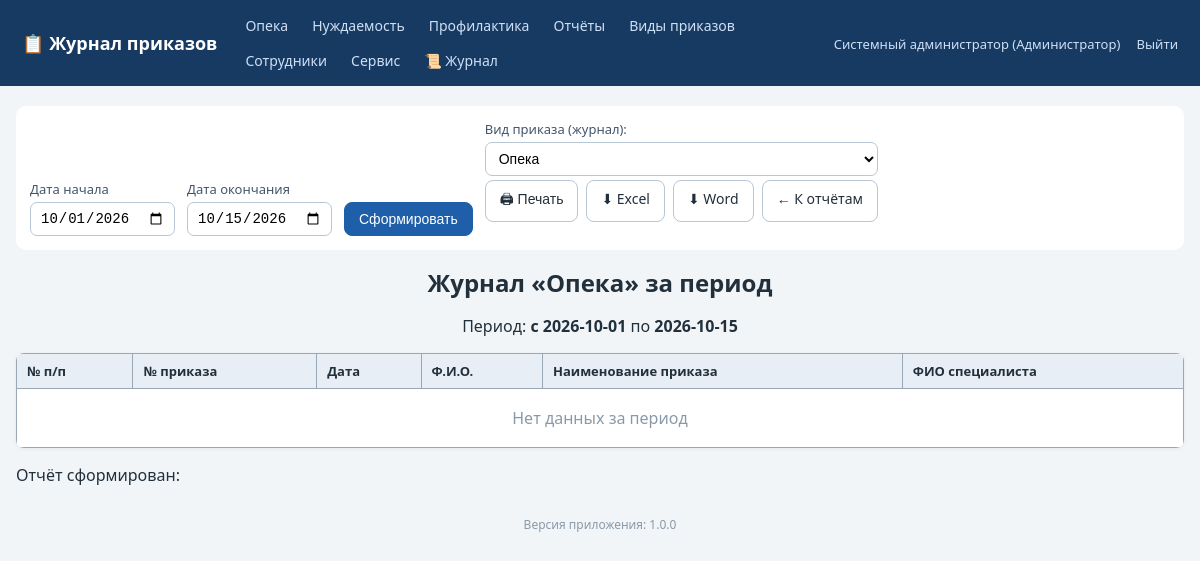
Before: /reports/journal_print (signed in) with the older database file.
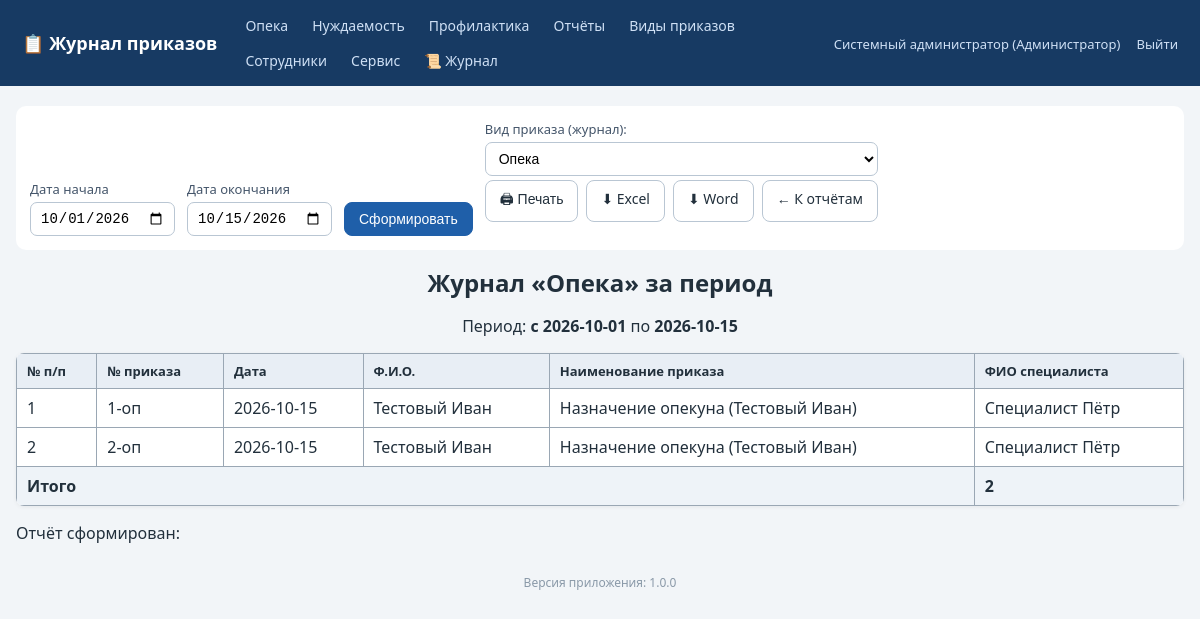
After: the same page with the newer database file.
### tables this page shows
CREATE TABLE employees (
    id INTEGER PRIMARY KEY AUTOINCREMENT,
    full_name TEXT NOT NULL,
    position TEXT NOT NULL DEFAULT '',
    login TEXT UNIQUE,
    password_hash TEXT,
    role_id INTEGER REFERENCES roles(id)
);

CREATE TABLE roles (
    id INTEGER PRIMARY KEY AUTOINCREMENT,
    name TEXT UNIQUE NOT NULL
);

CREATE TABLE orders (
    id INTEGER PRIMARY KEY AUTOINCREMENT,
    journal TEXT NOT NULL,           -- opeka / nuzhdaemost / profilaktika
    order_number TEXT NOT NULL,      -- номер приказа, напр. "12-оп"
    order_date TEXT NOT NULL,        -- ГГГГ-ММ-ДД
    order_type_id INTEGER REFERENCES order_types(id),
    person_fio TEXT NOT NULL DEFAULT '',   -- ФИО в отношении кого
    specialist_fio TEXT NOT NULL DEFAULT '', -- ФИО специалиста
    scan_path TEXT,
    created_at TEXT DEFAULT CURRENT_TIMESTAMP
);

### app.py (the view)
@app.route('/reports/journal_print')
def report_journal_print():
    user = current_user()
    if not user or user['role_name'] not in ('Администратор', 'Куратор'):
        abort(403)
    journal = request.args.get('journal', 'opeka')
    if journal not in JOURNAL_TYPES:
        abort(404)
    d1, d2 = _report_period()
    rows = _query_report_rows(d1, d2, journal=journal)
    title = f'Журнал «{JOURNAL_TITLES[journal]}» за период'
    data = []
    for i, r in enumerate(rows, 1):
        name = r['type_name'] or ''
        disp_name = (f'{name} ({r["person_fio"]})' if journal == 'opeka' else name)
        data.append((i, r['order_number'], r['order_date'], r['person_fio'],
                     disp_name, r['specialist_fio']))
    headers = ('№ п/п', '№ приказа', 'Дата', 'Ф.И.О.', 'Наименование приказа', 'ФИО специалиста')
    fmt = request.args.get('fmt')
    if fmt == 'xlsx':
        return _export_xlsx_table(d1, d2, headers, data, title)
    if fmt == 'docx':
        return _export_docx_table(d1, d2, headers, data, title)
    return render_template('report_table.html', title=title, d1=d1, d2=d2,
                           headers=headers, rows=data, total=len(data),
                           base_url=url_for('report_journal_print'),
                           extra_args={'journal': journal})

### app.py (called while the page is built)
@app.after_request
def log_request(response):
    try:
        uid = session.get('user_id')
        status = response.status_code
        lvl = logging.WARNING if status >= 400 else logging.INFO
        log.log(lvl, f'[HTTP] {request.method} {request.path} -> {status} '
                     f'(IP: {request.remote_addr}, user_id: {uid or "-"})')
        if status == 403:
            audit('ОТКАЗ В ДОСТУПЕ (403)', f'{request.method} {request.path}')
        if (request.endpoint == 'login' and request.method == 'POST'
                and status == 200):
            log.warning(f'[БЕЗОПАСНОСТЬ] Неудачная попытка входа: логин '
                        f"'{request.form.get('login','')}' от IP "
                        f"{request.remote_addr}")
    except Exception:
        pass
    return response

def get_db():
    conn = sqlite3.connect(DB_PATH)
    conn.row_factory = sqlite3.Row
    conn.execute('PRAGMA foreign_keys = ON')
    return conn

def current_user():
    uid = session.get('user_id')
    if not uid:
        return None
    conn = get_db()
    u = conn.execute('SELECT e.*, r.name AS role_name FROM employees e '
                     'LEFT JOIN roles r ON r.id=e.role_id WHERE e.id=?', (uid,)).fetchone()
    conn.close()
    return u

def can_access_journal(user, journal):
    if not user:
        return False
    if user['role_name'] == 'Администратор':
        return True
    return user['role_name'] in ROLE_ACCESS[journal]

@app.before_request
def _guard():
    open_exceptions = ('login', 'logout', 'static')
    if request.endpoint in open_exceptions:
        return
    if not session.get('user_id'):
        return redirect(url_for('login'))

@app.context_processor
def inject_globals():
    user = current_user()
    journals = [j for j in JOURNAL_TYPES if user and can_access_journal(user, j)]
    return dict(
        cu=user,
        accessible_journals=[(j, JOURNAL_TITLES[j]) for j in journals],
        all_journals=[(j, JOURNAL_TITLES[j]) for j in JOURNAL_TYPES],
        journal_titles=JOURNAL_TITLES,
        all_roles=ALL_ROLES,
        app_version=APP_VERSION,
    )

def _report_period():
    d1 = request.args.get('d1') or date.today().replace(day=1).isoformat()
    d2 = request.args.get('d2') or date.today().isoformat()
    return d1, d2

### templates/report_table.html (shortened to what this page needs)
{% extends 'base.html' %}
{% block content %}
<div class="no-print">
  <form method="get" class="period-form" id="periodForm">
    <label>Дата начала <input type="date" name="d1" value="{{ d1 }}"></label>
    <label>Дата окончания <input type="date" name="d2" value="{{ d2 }}"></label>
    <button class="btn primary">Сформировать</button>
    {% if extra_args %}
    <label>Вид приказа (журнал):
      <select name="journal_sel" onchange="this.form.journal.value=this.value;">
        {% for j,t in all_journals %}<option value="{{j}}" {% if extra_args.journal==j %}selected{% endif %}>{{t}}</option>{% endfor %}
      </select>
    {% endif %}
  </form>
  <div class="toolbar">
    <button class="btn" onclick="window.print()">🖨 Печать</button>
    <a class="btn" href="?d1={{ d1 }}&d2={{ d2 }}{% if extra_args %}&journal={{ extra_args.journal }}{% endif %}&fmt=xlsx">⬇ Excel</a>
    <a class="btn" href="?d1={{ d1 }}&d2={{ d2 }}{% if extra_args %}&journal={{ extra_args.journal }}{% endif %}&fmt=docx">⬇ Word</a>
    <a class="btn" href="{{ url_for('reports') }}">← К отчётам</a>
  </div>
</div>
<div class="printable">
  <h1 class="rep-title">{{ title }}</h1>
  <p class="rep-period">Период: <b>с {{ d1 }}</b> по <b>{{ d2 }}</b></p>
  <table class="grid bordered">
    <tr>{% for h in headers %}<th>{{ h }}</th>{% endfor %}</tr>
    {% for row in rows %}
    <tr>{% for cell in row %}<td>{{ cell }}</td>{% endfor %}</tr>
    {% else %}
    <tr><td colspan="{{ headers|length }}" class="empty">Нет данных за период</td></tr>
    {% endfor %}
    {% if total is defined and rows %}<tr class="totalrow"><td colspan="{{ headers|length - 1 if headers|length > 2 else 1 }}"><b>Итого</b></td><td><b>{{ total }}</b></td></tr>{% endif %}
  </table>
  <p class="rep-date no-sel">Отчёт сформирован: {{ now_s if now_s else '' }}</p>
</div>
{% endblock %}

### templates/base.html (shortened to what this page needs)
<!DOCTYPE html>
<html lang="ru">
<head>
<link rel="stylesheet" href="{{ url_for('static', filename='style.css') }}">
</head>
<body>
<header class="topbar no-print">
  <div class="brand"><a href="{{ url_for('index') }}">📋 Журнал приказов</a></div>
  <nav>
    {% for j, t in accessible_journals %}
      <a href="{{ url_for('journal_list', journal=j) }}">{{ t }}</a>
    {% endfor %}
    {% if cu and (cu.role_name in ['Администратор','Куратор']) %}
      <a href="{{ url_for('reports') }}">Отчёты</a>
    {% endif %}
    <a href="{{ url_for('order_types') }}">Виды приказов</a>
    {% if cu and cu.role_name == 'Администратор' %}
      <a href="{{ url_for('employees') }}">Сотрудники</a>
      <a href="{{ url_for('service') }}">Сервис</a>
      <a href="{{ url_for('logs_view') }}" title="Журнал логирования">📜 Журнал</a>
    {% endif %}
  </nav>
  <div class="userbox">
    {% if cu %}
      <a href="{{ url_for('profile') }}" title="Сменить пароль">{{ cu.full_name }} ({{ cu.role_name }})</a>
      <a href="{{ url_for('logout') }}">Выйти</a>
    {% endif %}
  </div>
</header>
<main class="container">
  {% block content %}{% endblock %}
</main>
<footer class="foot no-print">Версия приложения: {{ app_version }}</footer>
</body>
</html>

### static/style.css (style rules this page uses)
:root { --bs:#1f5fa9;--bg:#f2f5f8;--tx:#22303c; }
* { box-sizing:border-box }
body { margin:0;font-family:"Segoe UI",Arial,sans-serif;background:var(--bg);color:var(--tx); }
a { color:var(--bs); }
.topbar { display:flex;align-items:center;gap:18px;flex-wrap:wrap;background:#173a63;color:#fff;padding:10px 22px; }
.topbar .brand a { color:#fff;font-weight:700;font-size:18px;text-decoration:none; }
.topbar nav { display:flex;gap:4px;flex-wrap:wrap;flex:1; }
.topbar nav a { color:#cfe0f5;text-decoration:none;padding:6px 10px;border-radius:6px;font-size:14px; }
.userbox a { color:#cfe0f5;text-decoration:none;font-size:13px;margin-left:12px; }
.container { max-width:1200px;margin:20px auto;padding:0 16px; }
h1 { font-size:24px; }
label { display:flex;flex-direction:column;font-size:13px;gap:4px;color:#44556a; }
input,select { padding:7px 9px;border:1px solid #b9c6d3;border-radius:7px;font-size:14px;background:#fff; }
.btn { display:inline-block;padding:8px 14px;border-radius:8px;border:1px solid #b9c6d3;background:#fff;color:var(--tx);cursor:pointer;font-size:14px;text-decoration:none; }
.btn.primary { background:var(--bs);border-color:var(--bs);color:#fff; }
table.grid { width:100%;border-collapse:collapse;background:#fff;margin:14px 0;box-shadow:0 1px 4px rgba(0,0,0,.06);border-radius:8px;overflow:hidden; }
.grid th { background:#e8eef5;font-size:13px;text-align:left; }
.grid th,.grid td { padding:8px 10px;border-bottom:1px solid #e2e8ef;vertical-align:top; }
.bordered th,.bordered td { border:1px solid #9aa7b4; }
.totalrow td { background:#eef3f8; }
.period-form { display:flex;gap:12px;flex-wrap:wrap;align-items:end;background:#fff;padding:14px;border-radius:10px;margin-bottom:10px; }
.toolbar { display:flex;gap:8px;margin-bottom:14px;flex-wrap:wrap; }
.rep-title { text-align:center;margin-bottom:4px; }
.rep-period { text-align:center; }
.foot { text-align:center;color:#8a99a8;font-size:12px;margin:30px 0; }

Changed rows visible on the page:
added orders: row "1" "Назначение опекуна (Тестовый Иван)", order_number "1-оп", order_date "2026-10-15", person_fio "Тестовый Иван", specialist_fio "Специалист Пётр"
added orders: row "2" "Назначение опекуна (Тестовый Иван)", order_number "2-оп", order_date "2026-10-15", person_fio "Тестовый Иван", specialist_fio "Специалист Пётр"
Other visible differences:
{{ total }}: (not shown) → "2"
text no longer shown: "Нет данных за период"
text now shown: "Итого"
